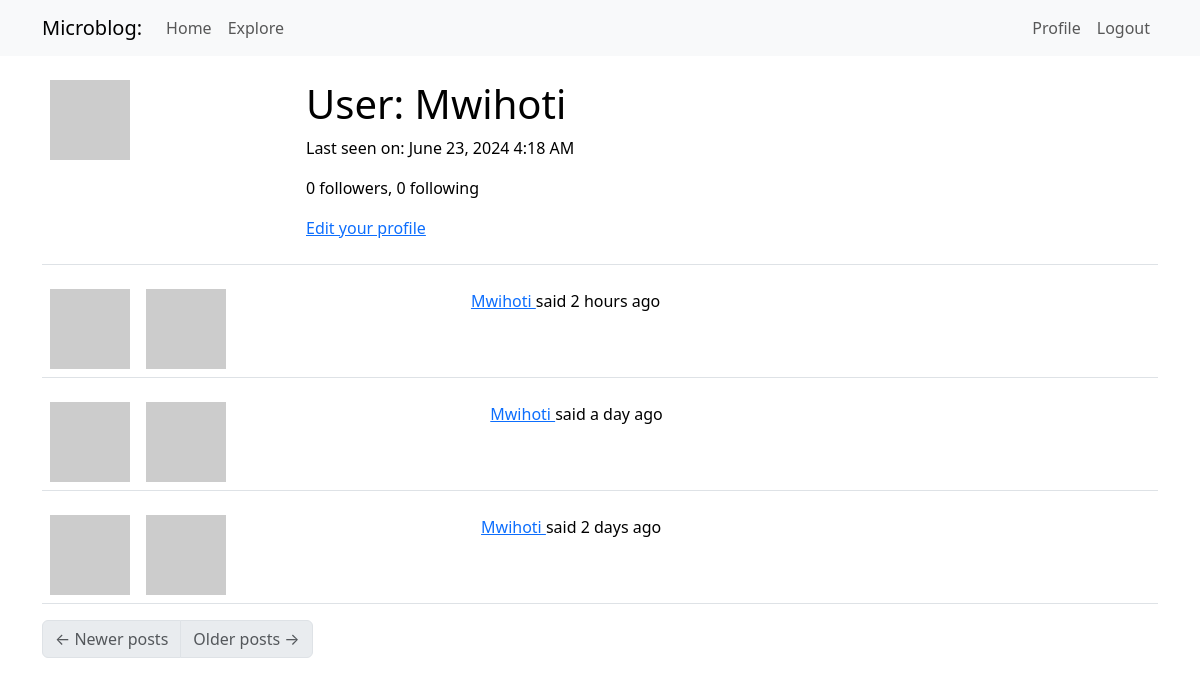
Page /user/Mwihoti (signed in) on the earlier database version.
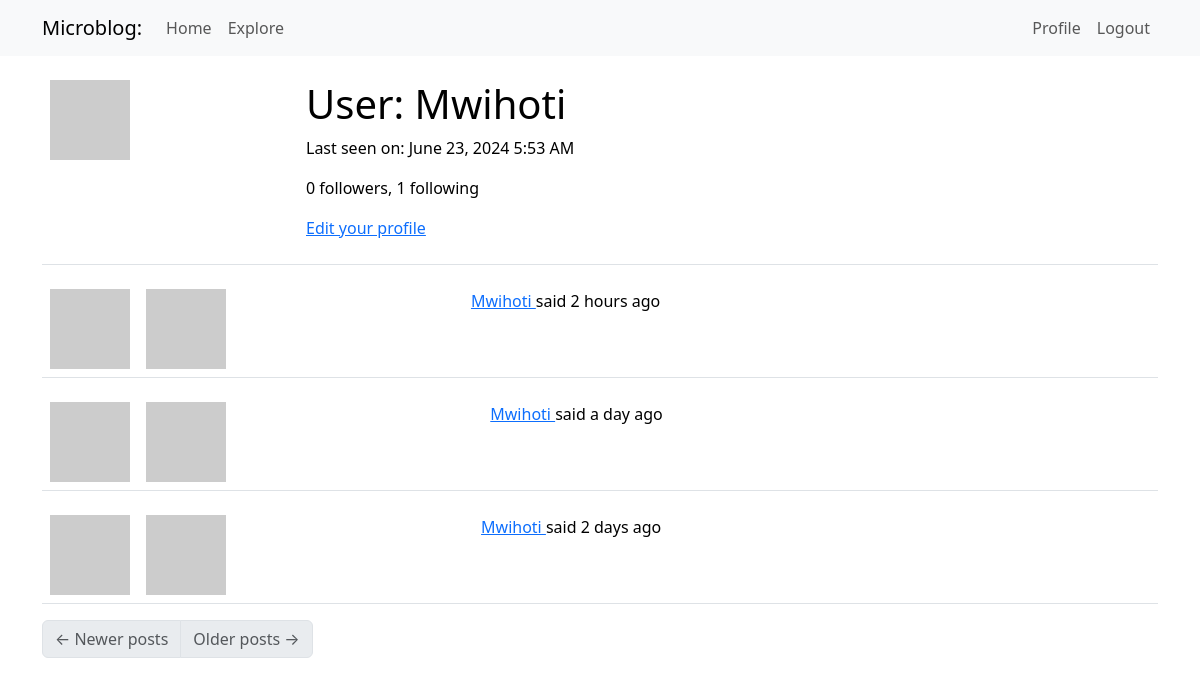
Same page on the later database version.
### app/models.py (models this page shows, shortened)
class User(UserMixin, db.Model):
    id: so.Mapped[int] = so.mapped_column(primary_key=True)
    username: so.Mapped[str] = so.mapped_column(sa.String(64), index=True,
                                                unique=True)
    email: so.Mapped[str] = so.mapped_column(sa.String(120), index=True,
                                             unique=True)
    password_hash: so.Mapped[Optional[str]] = so.mapped_column(sa.String(256))
    about_me: so.Mapped[Optional[str]] = so.mapped_column(sa.String(140))
    last_seen: so.Mapped[Optional[datetime]] = so.mapped_column(
        default=lambda: datetime.now(timezone.utc))
    posts: so.WriteOnlyMapped['Post'] = so.relationship(back_populates='author')
    following: so.WriteOnlyMapped['User'] = so.relationship(
        secondary=followers, primaryjoin=(followers.c.follower_id == id),
        secondaryjoin=(followers.c.followed_id==id),
        back_populates='followers'
    )
    followers: so.WriteOnlyMapped['User'] = so.relationship(
        secondary=followers, primaryjoin=(followers.c.followed_id == id),
        secondaryjoin=(followers.c.follower_id == id),
        back_populates='following'
    )
    def avatar(self, size):
        digest = hashlib.md5(self.email.lower().encode('utf-8')).hexdigest()
        return f'https://www.gravatar.com/avatar/{digest}?d=identicon&s={size}'
    @login.user_loader
    def load_user(id):
        return db.session.get(User, int(id))
    def followers_count(self):
        query = sa.select(sa.func.count()).select_from(
            self.followers.select().subquery())
        return db.session.scalar(query)
    def following_count(self):
        query = sa.select(sa.func.count()).select_from(
            self.following.select().subquery())
        return db.session.scalar(query)

class Post(db.Model):
    id: so.Mapped[int] = so.mapped_column(primary_key=True)
    body: so.Mapped[str] = so.mapped_column(sa.String(140))
    timestamp: so.Mapped[datetime] = so.mapped_column(
        index=True, default=lambda: datetime.now(timezone.utc))
    user_id: so.Mapped[int] = so.mapped_column(sa.ForeignKey('user.id'),
                                               index=True
    )
    author: so.Mapped[User] = so.relationship('User', back_populates='posts')

### app/routes.py (the view)
@app.route('/user/<username>')
@login_required
def user(username):
    user = db.first_or_404(sa.select(User).where(User.username == username))
    page = request.args.get('page', 1, type=int)
    query = user.posts.select().order_by(Post.timestamp.desc())
    posts = db.paginate(query, page=page,
                        per_page=app.config['POSTS_PER_PAGE'],
                        error_out=False)
    next_url = url_for('user', username=user.username, page=posts.next_num) \
        if posts.has_next else None
    prev_url = url_for('user', username=user.username, page=posts.prev_num) \
        if posts.has_prev else None
    form = EmptyForm()
    return render_template('user.html', user=user, posts=posts.items,
                           next_url=next_url, prev_url=prev_url, form=form)

### app/__init__.py (called while the page is built)
def get_locale():
    return 'es'

### app/routes.py (called while the page is built)
@app.before_request
def before_request():
    if current_user.is_authenticated:
        current_user.last_seen = datetime.now(timezone.utc)
        db.session.commit()
    g.locale = str(get_locale())

### app/templates/user.html (shortened to what this page needs)
{% extends "base.html" %}
{% block content %}
    <table class="table table-hover">
        <tr>
            <td width="256px"><img src="{{ user.avatar(256) }}"></td>
            <td>
                <h1>{{ _('User') }}: {{ user.username }}</h1>
                {% if user.last_seen %}
                <p>{{ _('Last seen on') }}: {{ moment(user.last_seen).format('LLL') }}</p>
                {% endif %}
                <p>{{ _('%(count)d followers', count=user.followers_count()) }}, {{ _('%(count)d following', count=user.following_count()) }}</p>
                {% if user == current_user %}
                <p><a href="{{ url_for('edit_profile') }}">{{ _('Edit your profile') }}</a></p>
                {% endif %}
            </td>
        </tr>
    </table>
    {% for post in posts %}
        {% include '_post.html' %}
    {% endfor %}
    <nav aria-label="Post navigation">
        <ul class="pagination">
            <li class="page-item{% if not prev_url %} disabled{% endif %}">
                <a class="page-link" href="{{ prev_url }}">
                    <span aria-hidden="true">&larr;</span> {{ _('Newer posts') }}
                </a>
            </li>
            <li class="page-item{% if not next_url %} disabled{% endif %}">
                <a class="page-link" href="{{ next_url }}">
                    {{ _('Older posts') }} <span aria-hidden="true">&rarr;</span>
                </a>
            </li>
        </ul>
    </nav>
{% endblock %}

### app/templates/base.html (shortened to what this page needs)
<!doctype html>
<html>
    <head>
        <link
        href="https://cdn.jsdelivr.net/npm/bootstrap@5.3.2/dist/css/bootstrap.min.css"
        rel="stylesheet"
>
    </head>
    <body>
        <nav class="navbar navbar-expand-lg bg-body-tertiary">
              <div class="container">
                <a class="navbar-brand" href="{{url_for('index')}}">Microblog:</a>
                <div class="collapse navbar-collapse" id="navbarSupportedContent">
                    <ul class="navbar-nav me-auto mb-2 mb-lg-0">
            <li class="nav-item">
              <a class="nav-link" aria-current="page" href="{{ url_for('index') }}">{{ _('Home')}}  </a>
            </li>
            <li class="nav-item">
              <a class="nav-link" aria-current="page" href="{{ url_for('explore') }}">{{ _('Explore')}} </a>
            </li>
          </ul>
          <ul class="navbar-nav mb-2 mb-lg-0">
            {% if current_user.is_anonymous %}
            <li class="nav-item">
              <a class="nav-link" aria-current="page" href="{{ url_for('login') }}">{{ _('Login')}} </a>
            </li>
            {% else %}
            <li class="nav-item">
              <a class="nav-link" aria-current="page" href="{{ url_for('user', username=current_user.username) }}">{{ _('Profile')}} </a>
            </li>
            <li class="nav-item">
              <a class="nav-link" aria-current="page" href="{{ url_for('logout') }}">{{ _('Logout')}} </a>
            </li>
            {% endif %}
          </ul>
                </div>
        </div>
        </nav>
      <div class="container mt-3">
            {% block content %}{% endblock %}
      </div>
    </body>
</html>

### app/templates/_post.html (shortened to what this page needs)
<table class="table table-hover">
    <tr >
        <td width="70px">
            <img src="{{post.author.avatar(36) }}"></td>
        <td>
            <a href="{{ url_for('user', username=post.author.username)}}">
                <img src="{{post.author.avatar(70)}}" />
            </a>
            <td>
            {{ _('%(username)s said %(when)s',
                username=user_link, when=moment(post.timestamp).fromNow()) }}
            </td>
    </tr>
</table>

Differences in the rows shown:
changed User "Mwihoti": last_seen "June 23, 2024 4:18 AM" → "June 23, 2024 5:53 AM"
Other differences:
text no longer shown: "0 following"
text now shown: "1 following"
